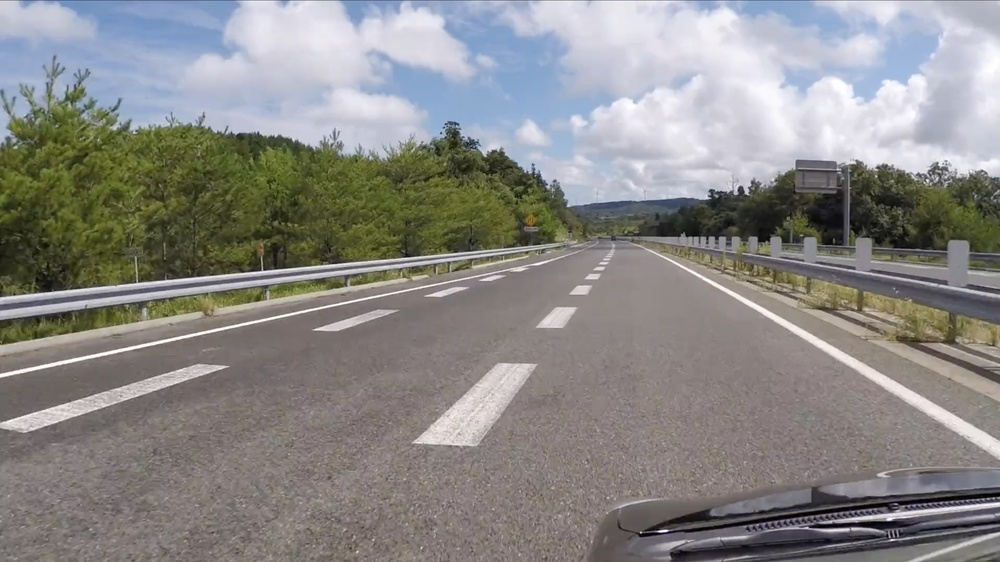
#> input picture lab03/lane_markings.jpg, 1000 x 562 px, shrunk from 3455 x 1942 before the run, found by its file name
$ python lab03.py
#> lines starting #> are read from the running program, lines starting #| are printed output that depends on the picture; after the words box and inside, x2 and y2 are one past the last pixel; in counts of white or black regions, pixels touching at a corner belong together
import os
import cv2
import numpy as np

# Вказуємо шлях до зображень
absolute_path = os.getcwd() # Отримати поточну робочу директорію (папку), в якій зараз виконується Python-скрипт
image_path = absolute_path + '/lab03/lane_markings.jpg'
video_path = absolute_path + '/lab03/854669-hd_1920_1080_30fps.mp4'

def wait_and_clear(task_num : float, next_task : str = "продовжити"):
    print(f"\n--- Натисніть ENTER (в консолі або на вікні зображення) щоб закрити завдання {task_num} і {next_task}) ---")
    key = cv2.waitKey(0) & 0xFF
    if key == 13:
      print(f"\n--- {next_task} ---")
    cv2.destroyAllWindows()

# [43 lines left out: function draw_lines, not called in this run]

def process_image(img_path):
    """Processes a single image step-by-step for demonstration.""" # Покроково обробляє одне зображення для демонстрації
#> called with img_path = 'lab03/lab03/lane_markings.jpg'
    print("Starting Step-by-Step Image Processing...") # Повідомлення про старт

    # 1. Load original image
    img = cv2.imread(img_path) # Читання файлу
#> img is the input picture: shape (562, 1000, 3); mean B, G, R 134.5, 136.7, 138
    if img is None:
        print(f"Error: Could not load image at {img_path}")
        return
    cv2.imshow('1 - Input image', img) # Відобразити оригіналу зображення
    wait_and_clear(1)
#> (key q is pressed here)

    # 2. Convert to Grayscale
    grayscale = cv2.cvtColor(img, cv2.COLOR_BGR2GRAY) # Перетворення зображення в відтінки сірого
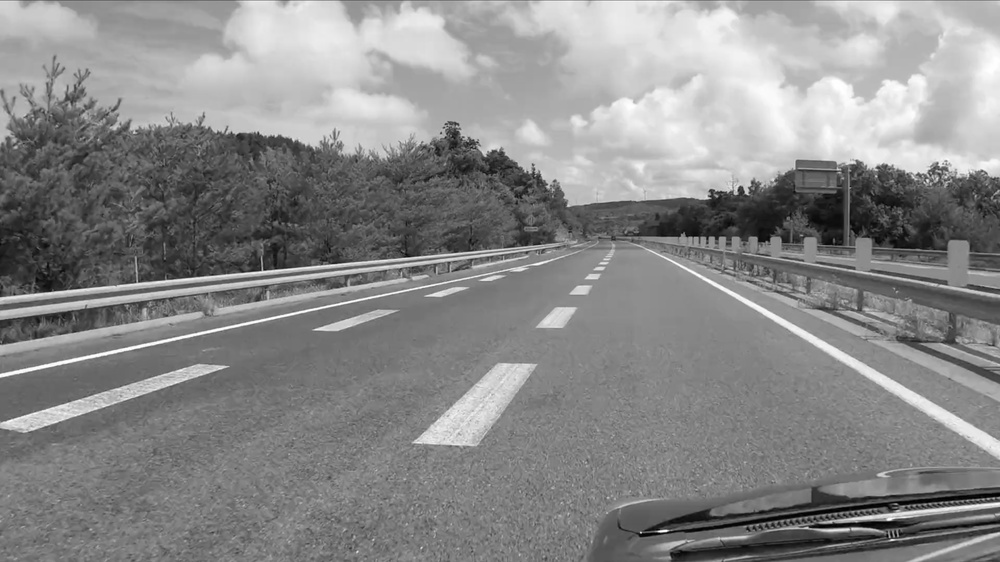
#> grayscale: shape (562, 1000); min 0, max 255, mean 136.9
    cv2.imshow('2 - Grayscale', grayscale) # Відобразити зображення у відтінках сірого
    wait_and_clear(2)
#> (key Esc is pressed here)

    # 3. Apply Gaussian Blur # Розмиття прибирає шум
    blur_ksize = 9 # Досить сильне згладжування, щоб не було реакції ліній на дрібні деталі
    blur = cv2.GaussianBlur(grayscale, (blur_ksize, blur_ksize), 0)
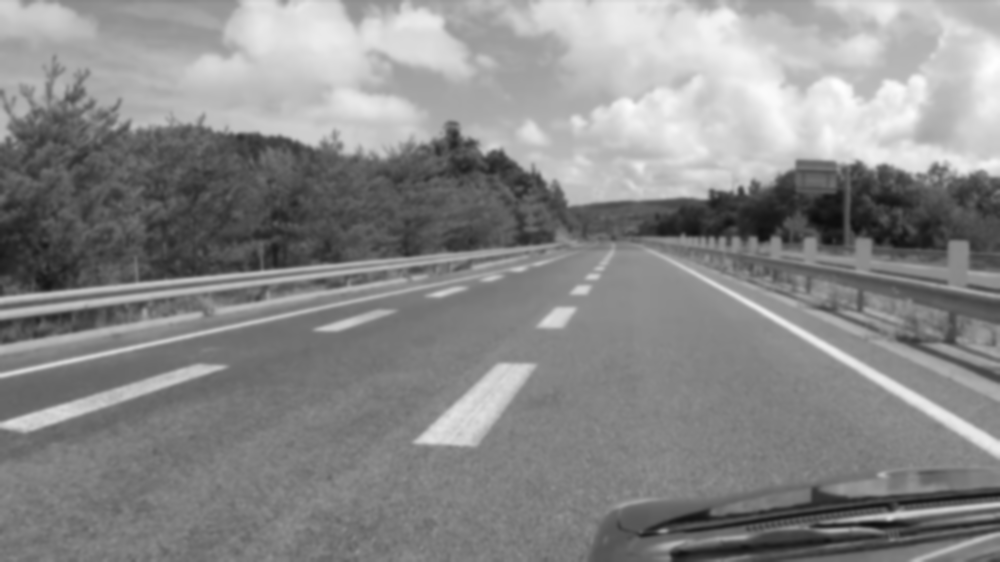
#> blur: shape (562, 1000); min 13, max 254, mean 136.9
    cv2.imshow('3 - Blurred', blur) # Відобразити розмите зображення
    wait_and_clear(3)

    # 4. Canny Edge Detection # Виявлення країв
    low_t = 50 # Параметри: 50 нижній поріг
    high_t = 150 # Параметри: 150 верхній поріг
    edges = cv2.Canny(blur, low_t, high_t) # Результат: білі контури на чорному фоні.
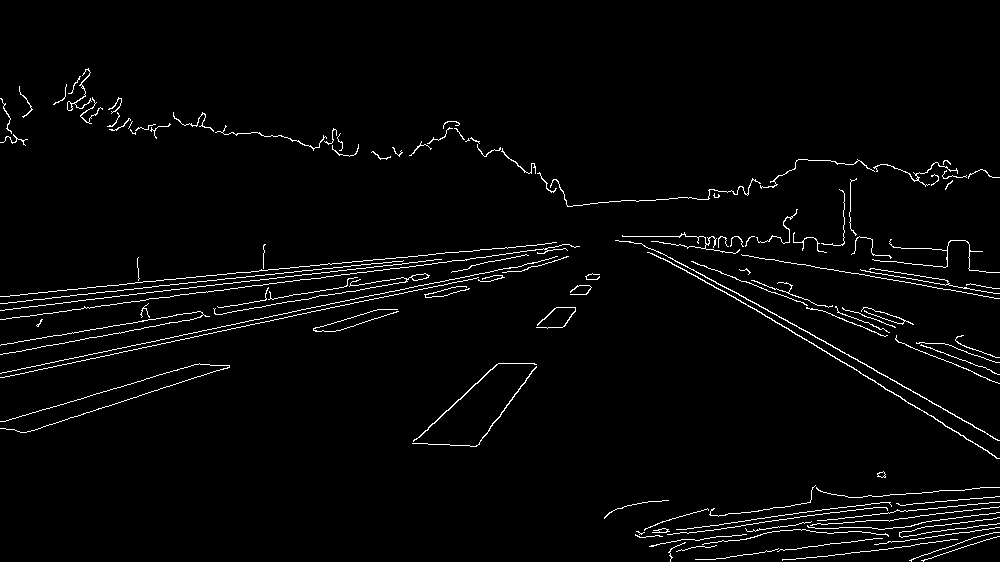
#> edges: shape (562, 1000); 2.6% white in thin lines or dots, all inside (x1, y1, x2, y2) = (0, 68, 1000, 562)
    cv2.imshow('4 - Canny Edges', edges) # Відобразити чорно-біле зображення
    wait_and_clear(4)

    # 4.1 Mask out car hood and the dust at the bottom # Маскуємо капот автомобіля та пил знизу
    h, w = edges.shape[:2]
#> h = 562; w = 1000
    # Area: from 0% width and 83% height to the bottom-right corner
    cv2.rectangle(edges, (0, int(h * 0.83)), (w, h), 0, -1) # cv2.rectangle(edges, ..., 0, -1) -> Видаляємо капот машини
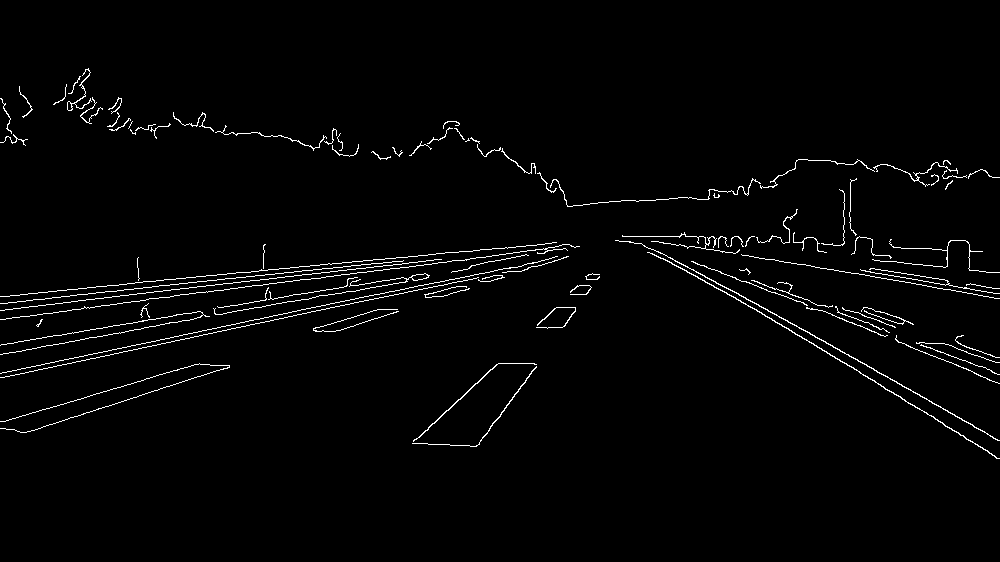
#> edges: shape (562, 1000); 2% white in thin lines or dots, all inside (x1, y1, x2, y2) = (0, 68, 1000, 459)
    cv2.imshow('4.1 - Edges without Hood', edges) # Відобразити чорно-біле зображення без капоту
    wait_and_clear(4.1)

    # 4.2 Dilate edges to make lines thicker # Розширте краї, щоб зробити лінії товстішими
    dilate_ksize = 20
    kernel_dilate = np.ones((dilate_ksize, dilate_ksize), np.uint8) # Створюємо ядро
    dilated_edges = cv2.dilate(edges, kernel_dilate, iterations=1) # Розширюємо контури
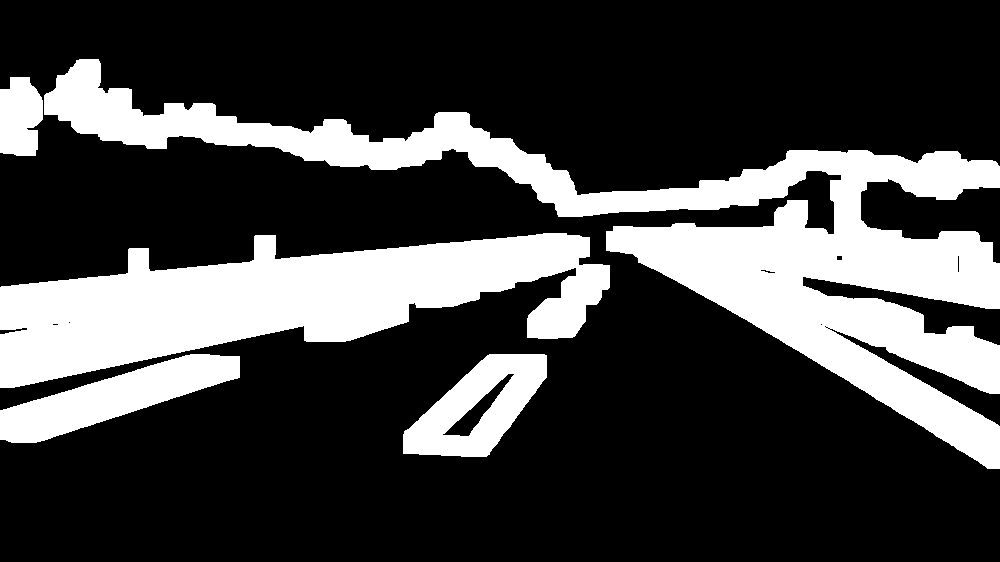
#> dilated_edges: shape (562, 1000); 26.2% white; 5 white regions, box (x1, y1, x2, y2) and area: (44, 59, 1000, 469) 77874, (0, 233, 610, 388) 49165, (0, 354, 240, 443) 9200, (403, 354, 547, 457) 7945, (0, 77, 43, 156) 2859
    cv2.imshow('4.2 - Dilated Edges', dilated_edges) # Відобразити чорно-біле зображення без капоту з розширеними контурами
    wait_and_clear(4.2)

    # 5. Region of Interest (ROI) Mask
    # h, w already obtained from edges.shape above
    # Using a hexagon ROI to capture the full width at the bottom and sides and taper toward the horizon to focus on the lanes.
    # Використання шестикутної області інтересу для захоплення повної ширини внизу та з боків та звуження до горизонту, щоб зосередитися на доріжках.
    vertices = np.array([    # Це область дороги
        [
            (int(w * 0.3), h),               # bottom-left
            (w, h),                          # bottom-right
            (w, int(h * 0.7)),               # mid-right (30% up from bottom)
            (int(w * 0.66), int(h * 0.42)),  # top-right
            (int(w * 0.62), int(h * 0.42)),  # top-left
            (int(w * 0.3), int(h * 0.8))     # mid-left (80% up from bottom)
        ]
    ], dtype=np.int32)

    mask = np.zeros_like(edges) # Створюємо маску
    ignore_mask_color = 255
    masked_poly = cv2.fillPoly(mask, vertices, ignore_mask_color) # Заповнюємо ROI білим кольором
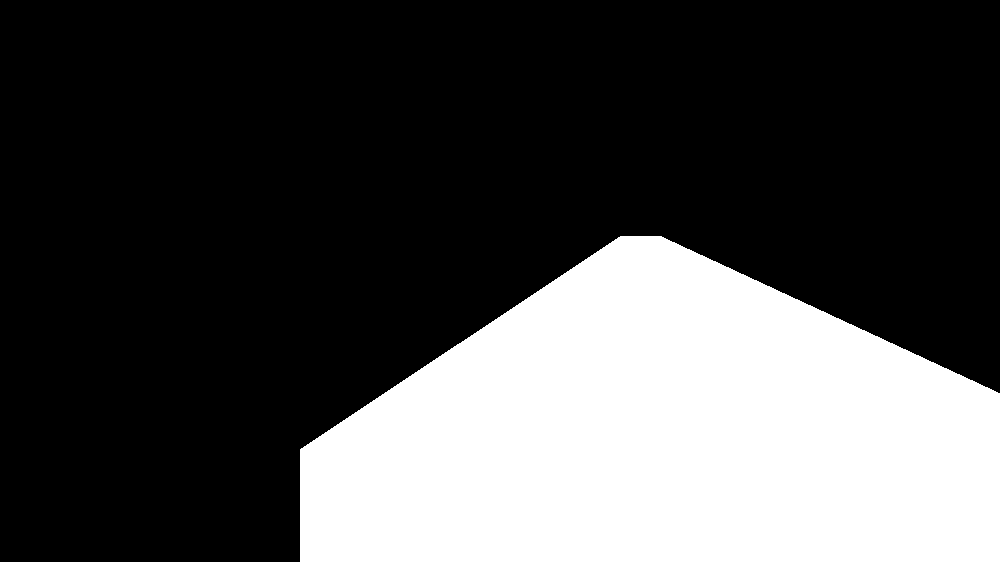
#> mask: shape (562, 1000); 29.8% white; 1 white region, box (x1, y1, x2, y2) and area: (300, 236, 1000, 562) 167323
    cv2.imshow('5 - Masked Poly', masked_poly) # Відобразити зображення
    wait_and_clear(5.1)

    masked_edges = cv2.bitwise_and(dilated_edges, mask) # Apply mask to dilated edges # Застосувати маску на розширені краї
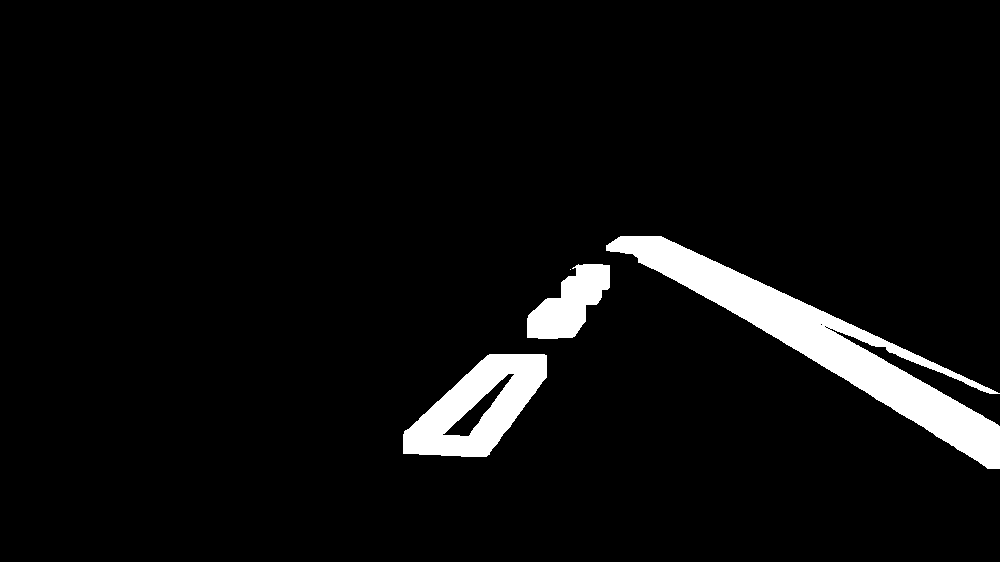
#> masked_edges: shape (562, 1000); 5.3% white; 4 white regions (1 under 20 px), largest, box (x1, y1, x2, y2) and area: (606, 236, 1000, 469) 18068, (403, 354, 547, 457) 7945, (527, 264, 610, 339) 3567
    cv2.imshow('5 - Masked Edges', masked_edges) # Відобразити зображення
    wait_and_clear(5.2)

    # 6. Hough Transform
    rho = 3 # точність по відстані
    theta = np.pi / 180
    threshold = 15
    min_line_len = 150 # короткі лінії ігноруються
    max_line_gap = 60 # дозволяє з’єднувати розриви

    lines = cv2.HoughLinesP(masked_edges, rho, theta, threshold, np.array([]),
                            minLineLength=min_line_len, maxLineGap=max_line_gap) # Знаходить прямі лінії

    # 7. Draw Lines on the original image
    result_img = img.copy() # Створюємо копію картинки
    draw_lines(result_img, lines) # Малюємо усереднені смуги
    cv2.imshow('6 - Final Result with Hough Lines', result_img) # Відобразити зображення -> Показує готовий результат
    wait_and_clear(6)

# [52 lines left out: function process_video, not called in this run]

# Виконання
process_image(image_path)
process_video(video_path)
